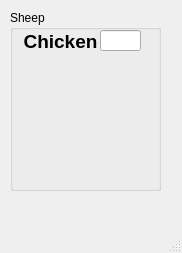
<?xml version="1.0" encoding="UTF-8"?>
<ui version="4.0">
 <class>chicken</class>
 <widget class="QMainWindow" name="chicken">
  <property name="geometry">
   <rect>
    <x>0</x>
    <y>0</y>
    <width>182</width>
    <height>253</height>
   </rect>
  </property>
  <property name="windowTitle">
   <string>MainWindow</string>
  </property>
  <property name="styleSheet">
   <string notr="true">border-image: url(:/new/prefix1/download (2).png);</string>
  </property>
  <widget class="QWidget" name="centralwidget">
   <widget class="QGroupBox" name="groupBox_2">
    <property name="geometry">
     <rect>
      <x>10</x>
      <y>10</y>
      <width>151</width>
      <height>181</height>
     </rect>
    </property>
    <property name="title">
     <string>Sheep</string>
    </property>
    <widget class="QLabel" name="label_21">
     <property name="geometry">
      <rect>
       <x>10</x>
       <y>50</y>
       <width>101</width>
       <height>111</height>
      </rect>
     </property>
     <property name="styleSheet">
      <string notr="true">border-image: url(:/new/prefix1/morg.png);</string>
     </property>
     <property name="text">
      <string/>
     </property>
    </widget>
    <widget class="QLabel" name="label_22">
     <property name="geometry">
      <rect>
       <x>0</x>
       <y>20</y>
       <width>101</width>
       <height>21</height>
      </rect>
     </property>
     <property name="text">
      <string>&lt;html&gt;&lt;head/&gt;&lt;body&gt;&lt;p align=&quot;center&quot;&gt;&lt;span style=&quot; font-size:14pt; font-weight:600;&quot;&gt;Chicken&lt;/span&gt;&lt;/p&gt;&lt;/body&gt;&lt;/html&gt;</string>
     </property>
     <property name="textFormat">
      <enum>Qt::AutoText</enum>
     </property>
    </widget>
    <widget class="QLineEdit" name="lineEdit_chicken">
     <property name="geometry">
      <rect>
       <x>90</x>
       <y>20</y>
       <width>41</width>
       <height>21</height>
      </rect>
     </property>
    </widget>
   </widget>
  </widget>
  <widget class="QMenuBar" name="menubar">
   <property name="geometry">
    <rect>
     <x>0</x>
     <y>0</y>
     <width>182</width>
     <height>21</height>
    </rect>
   </property>
  </widget>
  <widget class="QStatusBar" name="statusbar"/>
 </widget>
 <resources/>
 <connections/>
</ui>
